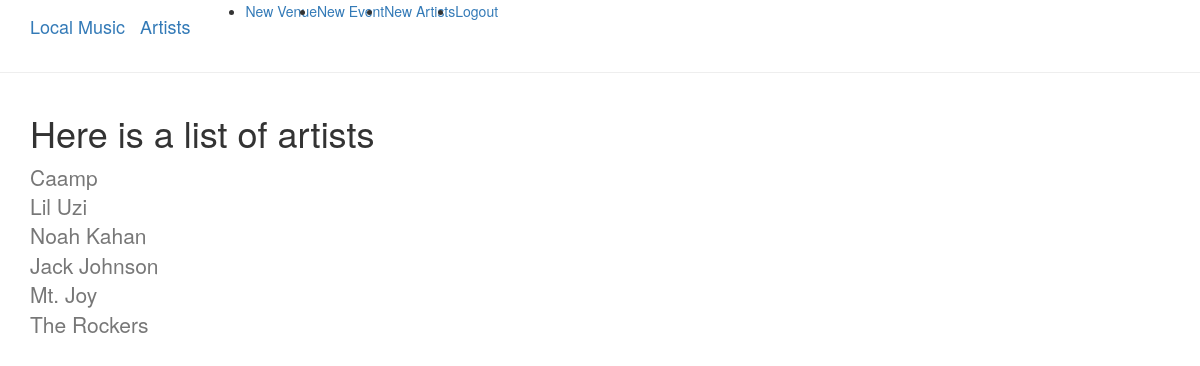
The app's page /artists (signed in) with its own data.
### app/models.py (models this page shows, shortened)
class Artist(db.Model):
    id = db.Column(db.Integer, primary_key=True)  # Primary key for the Artist table
    name = db.Column(db.String(64), index=True, unique=True, nullable=False)  # Artist's name
    description = db.Column(db.String(300))  # Artist's description
    hometown = db.Column(db.String(128))  # Artist's hometown
    a2es = db.relationship('ArtistToEvent', backref='artist', lazy='dynamic')  # Relationship to ArtistToEvent

### app/routes.py (the view)
@app.route('/artists')
def artists():
    artist_list = Artist.query.all()
    return render_template("artist_list.html", artist_list=artist_list)

### app/models.py (called while the page is built)
@login.user_loader
def load_user(id):
    return User.query.get(int(id))

### app/templates/artist_list.html
{% extends "base.html" %}
{% block content %}
    <div class="container">
    <h1 class="display-4">Here is a list of artists</h1>
    </div>
    {% for artist in artist_list %}
    <div class="container">
        <a class="lead text-muted"  href="{{ url_for('artist_name', name=artist.name) }}">{{ artist.name }}</a>
    </div>
    {% endfor %}
{% endblock %}

### records on screen
Artist: name "Caamp"
Artist: name "Lil Uzi"
Artist: name "Noah Kahan"
Artist: name "Jack Johnson"
Artist: name "Mt. Joy"
Artist: name "The Rockers"
